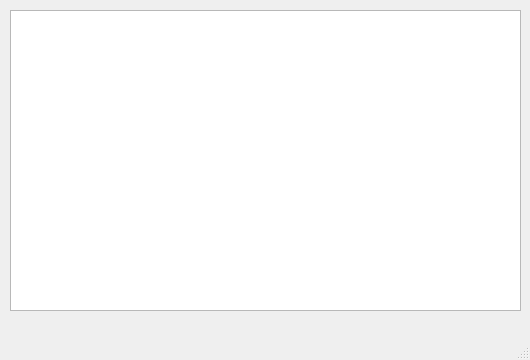
<?xml version="1.0" encoding="UTF-8"?>
<ui version="4.0">
 <class>resultsetWindow</class>
 <widget class="QMainWindow" name="resultsetWindow">
  <property name="geometry">
   <rect>
    <x>0</x>
    <y>0</y>
    <width>530</width>
    <height>360</height>
   </rect>
  </property>
  <property name="windowTitle">
   <string>Results</string>
  </property>
  <widget class="QWidget" name="centralwidget">
   <widget class="QTableWidget" name="tblResult">
    <property name="geometry">
     <rect>
      <x>10</x>
      <y>10</y>
      <width>511</width>
      <height>301</height>
     </rect>
    </property>
   </widget>
  </widget>
  <widget class="QMenuBar" name="menubar">
   <property name="geometry">
    <rect>
     <x>0</x>
     <y>0</y>
     <width>530</width>
     <height>22</height>
    </rect>
   </property>
  </widget>
  <widget class="QStatusBar" name="statusbar"/>
 </widget>
 <resources/>
 <connections/>
</ui>
